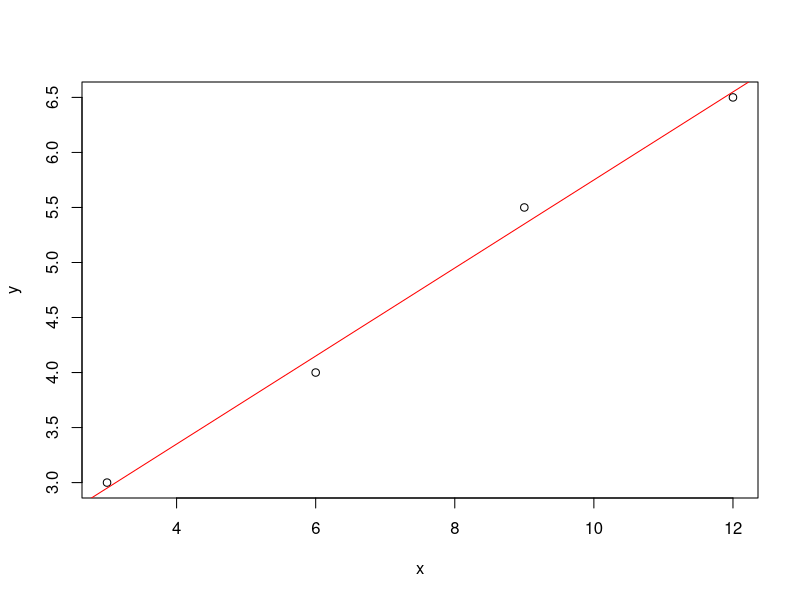
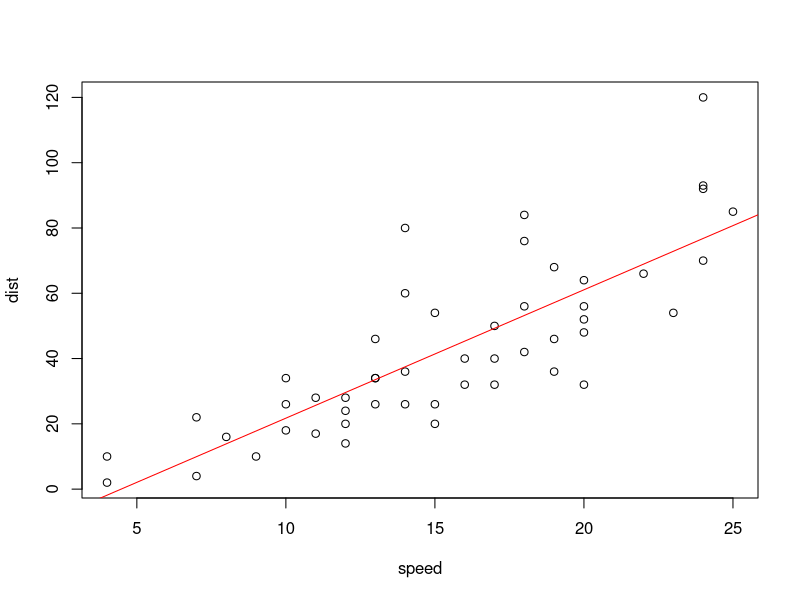
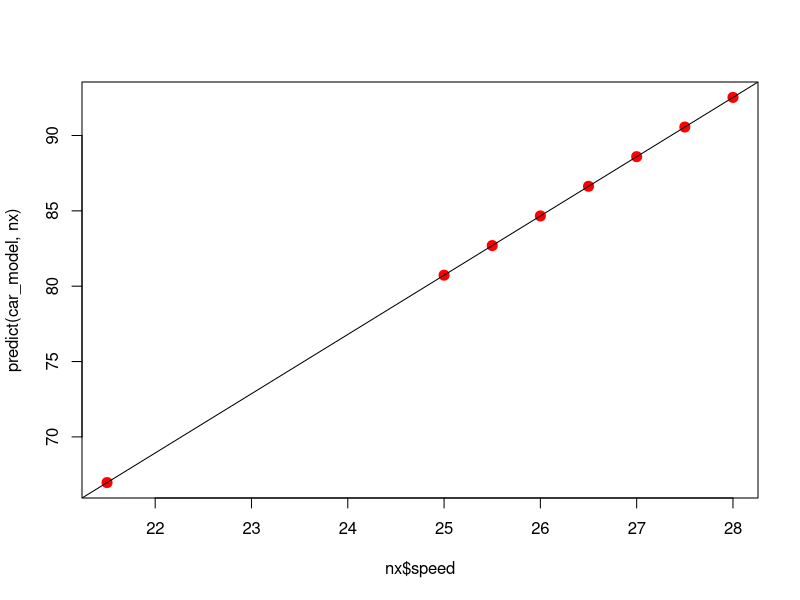
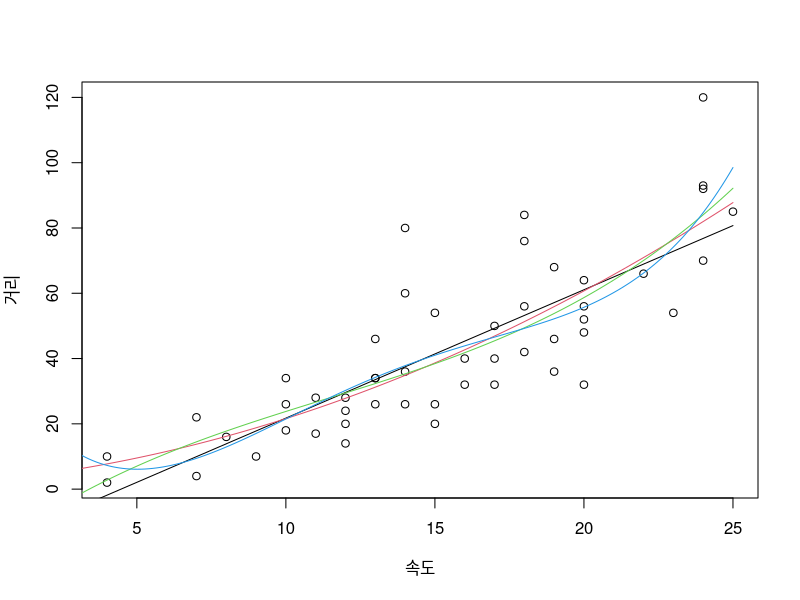

Source code (R) for these figures, in order:
setwd("C:/education/R/workspace")
x = c(3.0, 6.0, 9.0, 12.0)
y = c(3.0, 4.0, 5.5, 6.5)
m = lm( y ~ x)
m

plot(x, y)
abline(m, col='red')

coef(m)
fitted(m)
residuals(m)
deviance(m)/length(x)

summary(m)

newx = data.frame(x=c(1.2, 2.0, 20.65))
predict(m, newdata=newx)


#단순 선형 회귀 적용 : cars 데이터

str(cars)
head(cars)
plot(cars)
car_model = lm(dist~speed, data=cars)
coef(car_model)
abline(car_model, col='red')

nx1 = data.frame(speed=c(21.5))
predict(car_model, nx1)
nx2 = data.frame(speed = c(25.0, 25.5, 26.0, 26.5,
                           27, 27.5, 28.0))
predict(car_model, nx2)

nx = data.frame(speed=c(21.5, 25.0, 25.5, 26.0, 26.5, 27.0, 
                        27.5, 28.0))
plot(nx$speed, predict(car_model, nx), col='red',
   
       cex=2, pch=20)
abline(car_model)

#고차 다항식 적용과 분산 분석(ANOVA)

plot(cars, xlab='속도', ylab='거리')
x=seq(0, 25, length.out = 200)
x
df <- data.frame(speed=x)
df

for (i in 1:4) {
  m = lm(dist~poly(speed, i), data=cars)
  assign(paste('m', i, sep='.'),m)
  lines(x, predict(m, data.frame(speed=x)), col=i)
}